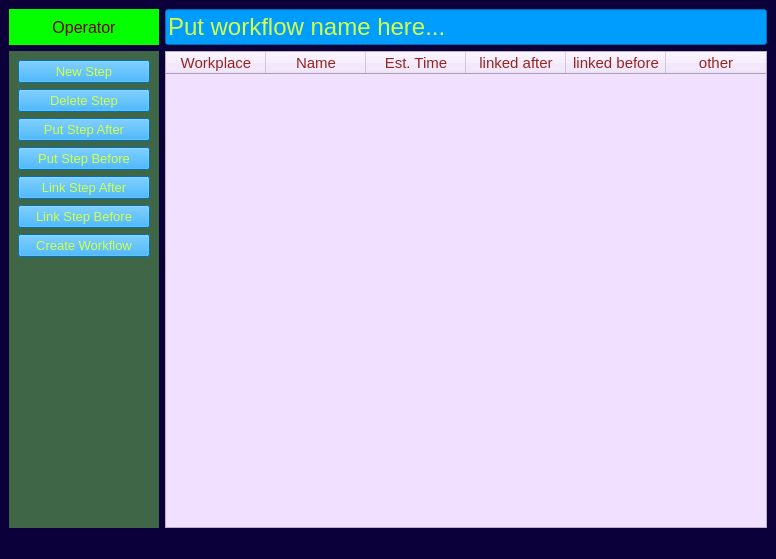
<?xml version="1.0" encoding="UTF-8"?>
<ui version="4.0">
 <class>MainWindow</class>
 <widget class="QMainWindow" name="MainWindow">
  <property name="geometry">
   <rect>
    <x>0</x>
    <y>0</y>
    <width>776</width>
    <height>559</height>
   </rect>
  </property>
  <property name="windowTitle">
   <string>MainWindow</string>
  </property>
  <property name="styleSheet">
   <string notr="true">background-color:rgb(11, 0, 57);</string>
  </property>
  <widget class="QWidget" name="centralwidget">
   <layout class="QGridLayout" name="gridLayout">
    <item row="0" column="0">
     <widget class="QLabel" name="label_user_type_workflow">
      <property name="styleSheet">
       <string notr="true">background-color:rgb(4, 255, 0);color:rgb(117, 2, 2);font-size:12pt;</string>
      </property>
      <property name="text">
       <string>Operator</string>
      </property>
      <property name="alignment">
       <set>Qt::AlignCenter</set>
      </property>
     </widget>
    </item>
    <item row="0" column="1">
     <widget class="QLineEdit" name="workflow_name_field">
      <property name="styleSheet">
       <string notr="true">background-color:rgb(0, 157, 255);color:rgb(212, 255, 70);font-size:18pt;</string>
      </property>
      <property name="text">
       <string>Put workflow name here...</string>
      </property>
     </widget>
    </item>
    <item row="1" column="0">
     <widget class="QWidget" name="btn_widget_workflow" native="true">
      <property name="minimumSize">
       <size>
        <width>150</width>
        <height>0</height>
       </size>
      </property>
      <property name="styleSheet">
       <string notr="true">background-color:rgb(64, 102, 72);</string>
      </property>
      <layout class="QGridLayout" name="gridLayout_2">
       <item row="11" column="0">
        <widget class="QPushButton" name="create_workflow">
         <property name="styleSheet">
          <string notr="true">background-color:rgb(0, 157, 255);color:rgb(212, 255, 70);font-size:10pt;</string>
         </property>
         <property name="text">
          <string>Create Workflow</string>
         </property>
        </widget>
       </item>
       <item row="4" column="0">
        <widget class="QPushButton" name="put_after_step_workflow">
         <property name="styleSheet">
          <string notr="true">background-color:rgb(0, 157, 255);color:rgb(212, 255, 70);font-size:10pt;</string>
         </property>
         <property name="text">
          <string>Put Step After</string>
         </property>
        </widget>
       </item>
       <item row="12" column="0">
        <spacer name="verticalSpacer_2">
         <property name="orientation">
          <enum>Qt::Vertical</enum>
         </property>
         <property name="sizeHint" stdset="0">
          <size>
           <width>20</width>
           <height>40</height>
          </size>
         </property>
        </spacer>
       </item>
       <item row="7" column="0">
        <widget class="QPushButton" name="link_step_before_workflow">
         <property name="styleSheet">
          <string notr="true">background-color:rgb(0, 157, 255);color:rgb(212, 255, 70);font-size:10pt;</string>
         </property>
         <property name="text">
          <string>Link Step Before</string>
         </property>
        </widget>
       </item>
       <item row="1" column="0">
        <widget class="QPushButton" name="new_step_workflow">
         <property name="styleSheet">
          <string notr="true">background-color:rgb(0, 157, 255);color:rgb(212, 255, 70);font-size:10pt;
</string>
         </property>
         <property name="text">
          <string>New Step</string>
         </property>
        </widget>
       </item>
       <item row="5" column="0">
        <widget class="QPushButton" name="put_step_before_workflow">
         <property name="styleSheet">
          <string notr="true">background-color:rgb(0, 157, 255);color:rgb(212, 255, 70);font-size:10pt;
</string>
         </property>
         <property name="text">
          <string>Put Step Before</string>
         </property>
        </widget>
       </item>
       <item row="2" column="0">
        <widget class="QPushButton" name="delete_step_workflow">
         <property name="styleSheet">
          <string notr="true">background-color:rgb(0, 157, 255);color:rgb(212, 255, 70);font-size:10pt;</string>
         </property>
         <property name="text">
          <string>Delete Step</string>
         </property>
        </widget>
       </item>
       <item row="6" column="0">
        <widget class="QPushButton" name="link_step_after_workflow">
         <property name="styleSheet">
          <string notr="true">background-color:rgb(0, 157, 255);color:rgb(212, 255, 70);font-size:10pt;</string>
         </property>
         <property name="text">
          <string>Link Step After</string>
         </property>
        </widget>
       </item>
      </layout>
     </widget>
    </item>
    <item row="1" column="1">
     <widget class="QTableWidget" name="tableWidget_Workflow">
      <property name="sizePolicy">
       <sizepolicy hsizetype="MinimumExpanding" vsizetype="Expanding">
        <horstretch>0</horstretch>
        <verstretch>0</verstretch>
       </sizepolicy>
      </property>
      <property name="minimumSize">
       <size>
        <width>100</width>
        <height>0</height>
       </size>
      </property>
      <property name="styleSheet">
       <string notr="true">color: rgb(149, 38, 30); background-color: rgb(241, 224, 255);font-size:11pt;</string>
      </property>
      <property name="sizeAdjustPolicy">
       <enum>QAbstractScrollArea::AdjustToContents</enum>
      </property>
      <column>
       <property name="text">
        <string>Workplace</string>
       </property>
       <property name="background">
        <color>
         <red>0</red>
         <green>80</green>
         <blue>84</blue>
        </color>
       </property>
      </column>
      <column>
       <property name="text">
        <string>Name</string>
       </property>
       <property name="background">
        <color>
         <red>0</red>
         <green>80</green>
         <blue>84</blue>
        </color>
       </property>
      </column>
      <column>
       <property name="text">
        <string>Est. Time</string>
       </property>
       <property name="background">
        <color>
         <red>0</red>
         <green>80</green>
         <blue>84</blue>
        </color>
       </property>
      </column>
      <column>
       <property name="text">
        <string>linked after</string>
       </property>
       <property name="background">
        <color>
         <red>0</red>
         <green>80</green>
         <blue>84</blue>
        </color>
       </property>
      </column>
      <column>
       <property name="text">
        <string>linked before</string>
       </property>
       <property name="background">
        <color>
         <red>0</red>
         <green>80</green>
         <blue>84</blue>
        </color>
       </property>
      </column>
      <column>
       <property name="text">
        <string>other</string>
       </property>
       <property name="background">
        <color>
         <red>0</red>
         <green>80</green>
         <blue>84</blue>
        </color>
       </property>
      </column>
     </widget>
    </item>
   </layout>
  </widget>
  <widget class="QMenuBar" name="menubar">
   <property name="geometry">
    <rect>
     <x>0</x>
     <y>0</y>
     <width>776</width>
     <height>22</height>
    </rect>
   </property>
  </widget>
  <widget class="QStatusBar" name="statusbar"/>
 </widget>
 <resources/>
 <connections/>
</ui>
